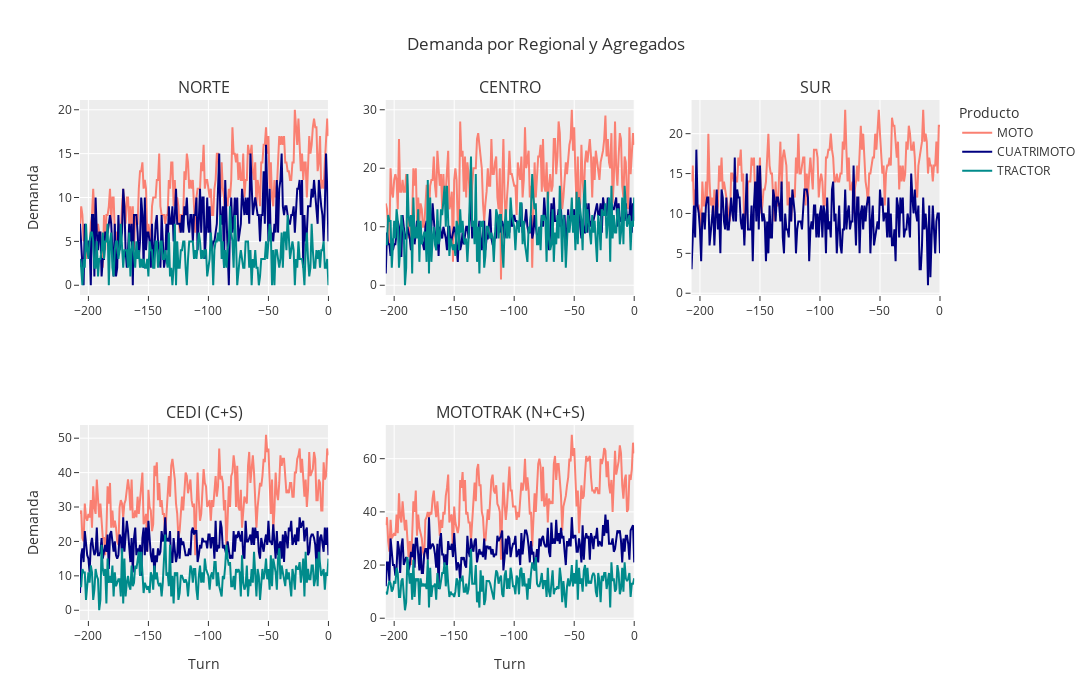

The notebook cell saved with this chart:
### Markdown cell above
# Graficas de demanda

### Code cell
# Productos y colores
productos = ['MOTO', 'CUATRIMOTO', 'TRACTOR']
colores = {
    'MOTO': 'salmon',
    'CUATRIMOTO': 'navy',
    'TRACTOR': 'darkcyan'
}

# Regionales para graficar directamente desde df (ya están agregadas)
regionales = ['NORTE', 'CENTRO', 'SUR', 'CEDI', 'MOTOTRAK']

# Crear figura 2x3
fig = make_subplots(
    rows=2, cols=3, 
    subplot_titles=["NORTE", "CENTRO", "SUR", "CEDI (C+S)", "MOTOTRAK (N+C+S)", ""]
)

# Mapeo a subplot
subplot_pos = {
    'NORTE': (1, 1),
    'CENTRO': (1, 2),
    'SUR': (1, 3),
    'CEDI': (2, 1),
    'MOTOTRAK': (2, 2)
}

# Mostrar leyenda solo en el primer subplot
showlegend_flag = True

# Trazar por cada regional
for region in regionales:
    row, col = subplot_pos[region]
    df_region = df[df['REGIONAL'] == region]
    for producto in productos:
        df_sub = df_region[df_region['PRODUCTO'] == producto]
        if not df_sub.empty:
            fig.add_trace(
                go.Scatter(
                    x=df_sub['Turn'], 
                    y=df_sub['DEMANDA'], 
                    mode='lines',
                    name=producto,
                    line=dict(color=colores[producto]),
                    showlegend=showlegend_flag
                ),
                row=row, col=col
            )
    showlegend_flag = False  # Solo en el primer gráfico

# Layout
fig.update_layout(
    height=700, width=1200,
    title_text="Demanda por Regional y Agregados",
    showlegend=True,
    legend_title="Producto",
    template="ggplot2"
)

# Etiquetas comunes
fig.update_xaxes(title_text="Turn", row=2, col=1)
fig.update_xaxes(title_text="Turn", row=2, col=2)
fig.update_yaxes(title_text="Demanda", row=1, col=1)
fig.update_yaxes(title_text="Demanda", row=2, col=1)

# Mostrar gráfico
fig.show()

### Figure 1 — Plotly figure (JSON) as saved in the notebook; plotly's stock layout.template omitted (floating-point values rounded to 4 significant figures; data arrays with more than 128 entries replaced by an {"elided": "..."} marker saying what was removed)
{"data": [{"line": {"color": "salmon"}, "mode": "lines", "name": "MOTO", "showlegend": true, "type": "scatter", "x": {"elided": "208 int values"}, "xaxis": "x", "y": {"elided": "208 float values"}, "yaxis": "y"}, {"line": {"color": "navy"}, "mode": "lines", "name": "CUATRIMOTO", "showlegend": true, "type": "scatter", "x": {"elided": "208 int values"}, "xaxis": "x", "y": {"elided": "208 float values"}, "yaxis": "y"}, {"line": {"color": "darkcyan"}, "mode": "lines", "name": "TRACTOR", "showlegend": true, "type": "scatter", "x": {"elided": "208 int values"}, "xaxis": "x", "y": {"elided": "208 float values"}, "yaxis": "y"}, {"line": {"color": "salmon"}, "mode": "lines", "name": "MOTO", "showlegend": false, "type": "scatter", "x": {"elided": "208 int values"}, "xaxis": "x2", "y": {"elided": "208 float values"}, "yaxis": "y2"}, {"line": {"color": "navy"}, "mode": "lines", "name": "CUATRIMOTO", "showlegend": false, "type": "scatter", "x": {"elided": "208 int values"}, "xaxis": "x2", "y": {"elided": "208 float values"}, "yaxis": "y2"}, {"line": {"color": "darkcyan"}, "mode": "lines", "name": "TRACTOR", "showlegend": false, "type": "scatter", "x": {"elided": "208 int values"}, "xaxis": "x2", "y": {"elided": "208 float values"}, "yaxis": "y2"}, {"line": {"color": "salmon"}, "mode": "lines", "name": "MOTO", "showlegend": false, "type": "scatter", "x": {"elided": "208 int values"}, "xaxis": "x3", "y": {"elided": "208 float values"}, "yaxis": "y3"}, {"line": {"color": "navy"}, "mode": "lines", "name": "CUATRIMOTO", "showlegend": false, "type": "scatter", "x": {"elided": "208 int values"}, "xaxis": "x3", "y": {"elided": "208 float values"}, "yaxis": "y3"}, {"line": {"color": "salmon"}, "mode": "lines", "name": "MOTO", "showlegend": false, "type": "scatter", "x": {"elided": "208 int values"}, "xaxis": "x4", "y": {"elided": "208 float values"}, "yaxis": "y4"}, {"line": {"color": "navy"}, "mode": "lines", "name": "CUATRIMOTO", "showlegend": false, "type": "scatter", "x": {"elided": "208 int values"}, "xaxis": "x4", "y": {"elided": "208 float values"}, "yaxis": "y4"}, {"line": {"color": "darkcyan"}, "mode": "lines", "name": "TRACTOR", "showlegend": false, "type": "scatter", "x": {"elided": "208 int values"}, "xaxis": "x4", "y": {"elided": "208 float values"}, "yaxis": "y4"}, {"line": {"color": "salmon"}, "mode": "lines", "name": "MOTO", "showlegend": false, "type": "scatter", "x": {"elided": "208 int values"}, "xaxis": "x5", "y": {"elided": "208 float values"}, "yaxis": "y5"}, {"line": {"color": "navy"}, "mode": "lines", "name": "CUATRIMOTO", "showlegend": false, "type": "scatter", "x": {"elided": "208 int values"}, "xaxis": "x5", "y": {"elided": "208 float values"}, "yaxis": "y5"}, {"line": {"color": "darkcyan"}, "mode": "lines", "name": "TRACTOR", "showlegend": false, "type": "scatter", "x": {"elided": "208 int values"}, "xaxis": "x5", "y": {"elided": "208 float values"}, "yaxis": "y5"}], "layout": {"annotations": [{"font": {"size": 16}, "showarrow": false, "text": "NORTE", "x": 0.1444, "xanchor": "center", "xref": "paper", "y": 1, "yanchor": "bottom", "yref": "paper"}, {"font": {"size": 16}, "showarrow": false, "text": "CENTRO", "x": 0.5, "xanchor": "center", "xref": "paper", "y": 1, "yanchor": "bottom", "yref": "paper"}, {"font": {"size": 16}, "showarrow": false, "text": "SUR", "x": 0.8556, "xanchor": "center", "xref": "paper", "y": 1, "yanchor": "bottom", "yref": "paper"}, {"font": {"size": 16}, "showarrow": false, "text": "CEDI (C+S)", "x": 0.1444, "xanchor": "center", "xref": "paper", "y": 0.375, "yanchor": "bottom", "yref": "paper"}, {"font": {"size": 16}, "showarrow": false, "text": "MOTOTRAK (N+C+S)", "x": 0.5, "xanchor": "center", "xref": "paper", "y": 0.375, "yanchor": "bottom", "yref": "paper"}], "height": 700, "legend": {"title": {"text": "Producto"}}, "showlegend": true, "title": {"text": "Demanda por Regional y Agregados"}, "width": 1200, "xaxis": {"anchor": "y", "domain": [0, 0.2889]}, "xaxis2": {"anchor": "y2", "domain": [0.3556, 0.6444]}, "xaxis3": {"anchor": "y3", "domain": [0.7111, 1]}, "xaxis4": {"anchor": "y4", "domain": [0, 0.2889], "title": {"text": "Turn"}}, "xaxis5": {"anchor": "y5", "domain": [0.3556, 0.6444], "title": {"text": "Turn"}}, "xaxis6": {"anchor": "y6", "domain": [0.7111, 1]}, "yaxis": {"anchor": "x", "domain": [0.625, 1], "title": {"text": "Demanda"}}, "yaxis2": {"anchor": "x2", "domain": [0.625, 1]}, "yaxis3": {"anchor": "x3", "domain": [0.625, 1]}, "yaxis4": {"anchor": "x4", "domain": [0, 0.375], "title": {"text": "Demanda"}}, "yaxis5": {"anchor": "x5", "domain": [0, 0.375]}, "yaxis6": {"anchor": "x6", "domain": [0, 0.375]}}}
